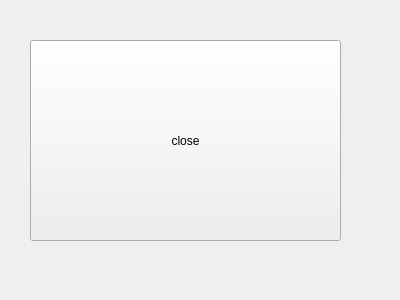
<?xml version="1.0" encoding="UTF-8"?>
<ui version="4.0">
 <class>Form</class>
 <widget class="QWidget" name="Form">
  <property name="geometry">
   <rect>
    <x>0</x>
    <y>0</y>
    <width>400</width>
    <height>300</height>
   </rect>
  </property>
  <property name="windowTitle">
   <string>Form</string>
  </property>
  <widget class="QPushButton" name="pushButton">
   <property name="geometry">
    <rect>
     <x>30</x>
     <y>40</y>
     <width>311</width>
     <height>201</height>
    </rect>
   </property>
   <property name="text">
    <string>close</string>
   </property>
  </widget>
 </widget>
 <resources/>
 <connections>
  <connection>
   <sender>pushButton</sender>
   <signal>clicked()</signal>
   <receiver>Form</receiver>
   <slot>close()</slot>
   <hints>
    <hint type="sourcelabel">
     <x>159</x>
     <y>155</y>
    </hint>
    <hint type="destinationlabel">
     <x>98</x>
     <y>267</y>
    </hint>
   </hints>
  </connection>
 </connections>
</ui>
